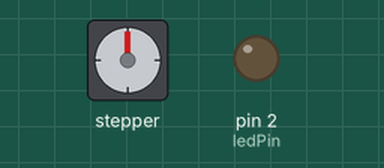
A sketch run on a simulated Arduino Uno, built with avr-gcc and run on an emulated ATmega328P. Parts: stepper motor, output pins drawn as LEDs (lit = HIGH). Wiring (inferred from the names in the program): stepper motor driver (200 steps per turn assumed): step pin 7; direction pin 4. Pins used as bus, display or sensor lines are not drawn.

Above: at 0.05 s.
At 1.05 s:
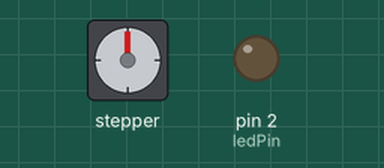
At 1.4 s:
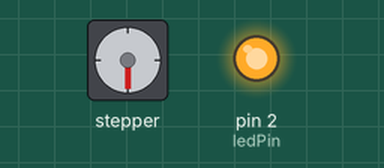
At 2.8 s:
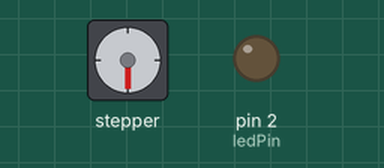
Timing chart, 0 to 8.7 s (numbered marks = the images above):
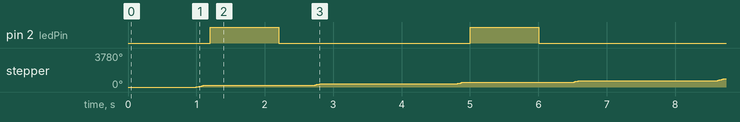

Measured:
- by itself, pin 2 (ledPin): alternates HIGH for 1.0 s and LOW for 2.8 s
- by itself, stepper: turns 180° clockwise in 0.10 s, then 180° clockwise in 0.10 s, repeating every 3.8 s

The sketch:

carousel_control_test.ino
```cpp
// defines pins numbers
const int ledPin = 2;
const int dirPin = 4;
const int stepPin = 7;

void setup() {
  // Set Output pins
  pinMode(ledPin, OUTPUT);
  pinMode(dirPin, OUTPUT);
  pinMode(stepPin, OUTPUT);
}

void loop() {
  digitalWrite(dirPin, HIGH);  // Enables the motor to move in a particular direction

  delay(1000);  // One second delay

  // Move carousel over the reading system
  for(int x = 0; x < 100; x++) {
    digitalWrite(stepPin,HIGH);
    delayMicroseconds(500);
    digitalWrite(stepPin,LOW);
    delayMicroseconds(500);
  }

  delay(100);  // Wait one tenth of a second before turning on the LED
  digitalWrite(ledPin, HIGH);
  delay(1000); // Keep light on for a second;
  digitalWrite(ledPin, LOW);
  delay(500); // Wait for a half a second;

  // Move carousel over the source
  for(int x = 0; x < 100; x++) {
    digitalWrite(stepPin,HIGH);
    delayMicroseconds(500);
    digitalWrite(stepPin,LOW);
    delayMicroseconds(500);
  }
  delay(1000);

}
```
